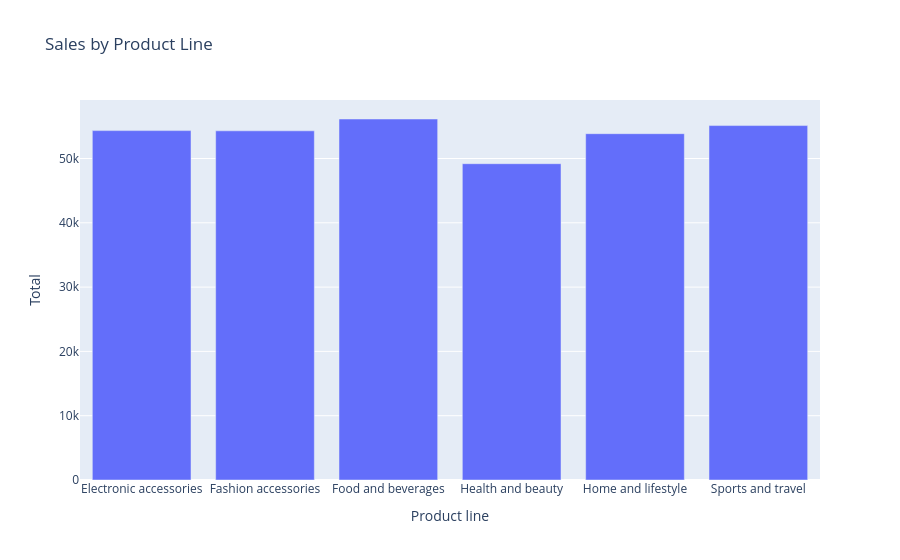

The code cell stored with this chart in its notebook:
### Code cell
import plotly.express as px

fig = px.bar(product_sales.reset_index(), 
             x='Product line', y='Total',
             title='Sales by Product Line')

fig.show()

### Figure 1 — Plotly figure (JSON) as saved in the notebook; plotly's stock layout.template omitted (floating-point values rounded to 4 significant figures)
{"data": [{"hovertemplate": "Product line=%{x}<br>Total=%{y}<extra></extra>", "legendgroup": "", "marker": {"color": "#636efa", "pattern": {"shape": ""}}, "name": "", "orientation": "v", "showlegend": false, "textposition": "auto", "type": "bar", "x": ["Electronic accessories", "Fashion accessories", "Food and beverages", "Health and beauty", "Home and lifestyle", "Sports and travel"], "xaxis": "x", "y": [54340.0, 54310.0, 56140.0, 49190.0, 53860.0, 55120.0], "yaxis": "y"}], "layout": {"barmode": "relative", "legend": {"tracegroupgap": 0}, "title": {"text": "Sales by Product Line"}, "xaxis": {"anchor": "y", "domain": [0, 1], "title": {"text": "Product line"}}, "yaxis": {"anchor": "x", "domain": [0, 1], "title": {"text": "Total"}}}}
